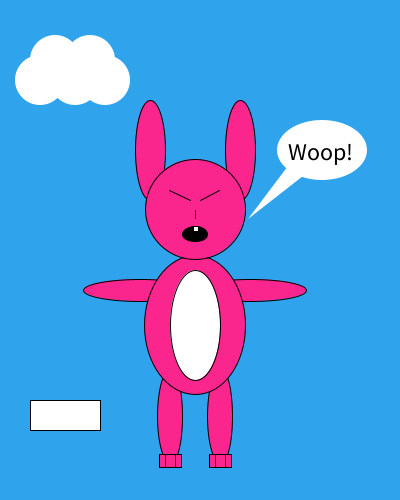
Frame 1 (no input)
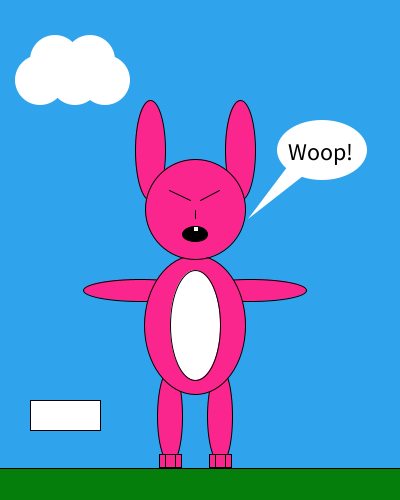
Frame 60 (the mouse pressed at the canvas centre just before this capture)
Frame 120 (the mouse held since frame 60 and released just before this capture): identical to frame 60, image omitted

The Processing sketch that drew these frames (run headless with seeded random() and noise(); from frame 60 on, the mouse is pressed at the canvas centre):

// Processing sketch: Homework_1
// ── Homework_1.pde
//color
color sort = #000000;
color hvid = #FFFFFF;
color groen = #067E0B;
color pink = #FA268D;
color himmel = #30A3ED;
color gul = #FAE203;


// grass
int grassSb = 800;
int grassSh = 500;
int grassX = 0;
int grassY = 718;

//sky
int skyS = 50;
int sky1x = 40;
int skyHy = 80;
int sky2x = 55;
int skyLy = 60;
int sky3x = 75;
int sky4x = 90;
int sky5x = 105;

//taleboble
int talebobleSb = 90;
int talebobleSh = 60;
int talebobleCx = 322;
int talebobleCy = 150;
int taletrekantX1 = 248;
int taletrekantX2 = 219;
int taletrekantY1 = 303;
int taletrekantY2 = 176;
int taletrekantZ1 = 297;
int taletrekantZ2 = 154;

//arm
int armSb = 113;
int armSh = 22;
int armVx = 250;
int armHx = 140;
int armY = 290;

//ben
int benSb = 25;
int benSh = 95;
int benVx = 220;
int benHx = 170;
int benY = 416;

//krop
int kropSb = 101;
int kropSh =139;
int kropX = 195;
int kropY = 325;

//ører
int oreSb = 30;
int oreSh = 100;
int oreVx = 240;
int oreHx = 150;
int oreY = 150;

//hoved
int hovedS = 100;
int hovedX = 195;
int hovedY = 209;

//fod
int fodSb = 22;
int fodSh = 13;
int fodVx = 170;
int fodHx = 220;
int fodY = 461;

//øje
int ojex1 = 169;
int ojey1 = 190;
int ojex2 = 190;
int ojey2 = 200;
int oje2x1 = 200;
int oje2y1 = 200;
int oje2x2 = 219;
int oje2y2 = 190;

//nose
int nosex = 195;
int nose1y = 218;
int nose2y = 210;

//toes
int toey1 = 455;
int toey2 = 466;
int toe1 = 165;
int toe2 = 175;
int toe3 = 215;
int toe4 = 225;

//mund
int mundSb = 25;
int mundSh = 15;
int mundx = 195;
int mundy = 234;

//text
int textplaceringx = 288;
int textplaceringy = 160;
int textsize = 24;

//mave
int mavex = 195;
int mavey = 325;
int maveSb = 50;
int maveSh = 110;

//tand
int tandx = 196;
int tandy = 229;
int tandS = 5;

//lyn
int l1 = 70;
int l2 = 100;
int l3 = 90;
int l4 = 60;
int l5 = 150;
int l6 = 85;
int l7 = 170;
int l8 = 50;
int l9 = 210;

int musx = 30;
int musy = 400;

void setup () {
  size (400,500);
  
}

void draw() {
if(mousePressed && (mouseButton == LEFT)){
 if(mouseX>musx && mouseX <musx+70 && mouseY>musy && mouseY <musy+30){
 background(sort);
 beginShape();
 fill(gul);
 vertex(l1,l2);
 vertex(l3,l2);
vertex(l4,l5);
 vertex(l6,l7);
 vertex(l8,l9);
 vertex(l1,l7);
 vertex(l8,l5);
 endShape();}}
else
background(himmel);

noStroke();
fill(hvid);

//sky
ellipse(sky1x,skyHy,skyS,skyS);
ellipse(sky2x,skyLy,skyS,skyS);
ellipse(sky3x,skyHy,skyS,skyS);
ellipse(sky4x,skyLy,skyS,skyS);
ellipse(sky5x,skyHy,skyS,skyS);

//taleboble
ellipse(talebobleCx,talebobleCy,talebobleSb,talebobleSh);
triangle(taletrekantX1,taletrekantX2,taletrekantY1,taletrekantY2,taletrekantZ1,taletrekantZ2);

stroke(sort);

//græs
fill(groen);
rect(grassX,grassY,grassSb,grassSh);

//knap
fill(hvid);
rectMode(CORNER);
rect(30,400,70,30);


fill(pink);
ellipseMode(CENTER);

//venstre arm
ellipse(armVx,armY,armSb,armSh);

//Højre arm
ellipse(armHx,armY,armSb,armSh);

//venstre ben
ellipse(benVx,benY,benSb,benSh);

//højre ben
ellipse(benHx,benY,benSb,benSh);

//krop
ellipse(kropX,kropY,kropSb,kropSh);

//øre
ellipse(oreVx,oreY,oreSb,oreSh);
ellipse(oreHx,oreY,oreSb,oreSh);

//Hoved
ellipse(hovedX,hovedY,hovedS,hovedS);

//fødder
rectMode(CENTER);
rect(fodVx,fodY,fodSb,fodSh);
rect(fodHx,fodY,fodSb,fodSh);

//Øjne
line(ojex1,ojey1,ojex2,ojey2);
line(oje2x1,oje2y1,oje2x2,oje2y2);

//næse
line(nosex,nose1y,nosex,nose2y);

//tæer
line(toe1,toey1,toe1,toey2);
line(toe2,toey1,toe2,toey2);
line(toe3,toey1,toe3,toey2);
line(toe4,toey1,toe4,toey2);

//mund
fill(sort);
ellipseMode(CENTER);
ellipse(mundx,mundy,mundSb,mundSh);

//tekst i taleboble
textSize(textsize);
text("Woop!", textplaceringx, textplaceringy);

//mave-farve
fill(hvid);
ellipse(mavex,mavey,maveSb,maveSh);

//Tand
rectMode(CENTER);
rect(tandx,tandy,tandS,tandS);


}

//void mouseClicked(){
 //background(sort);
  //beginShape();
  //fill(#FAE203);
  //vertex(70,100);
  //vertex(90,100);
  //vertex(60,150);
  //vertex(85,170);
  //vertex(50,210);
  //vertex(70,170);
  //vertex(50,150);
  //endShape();}
  
  
  
